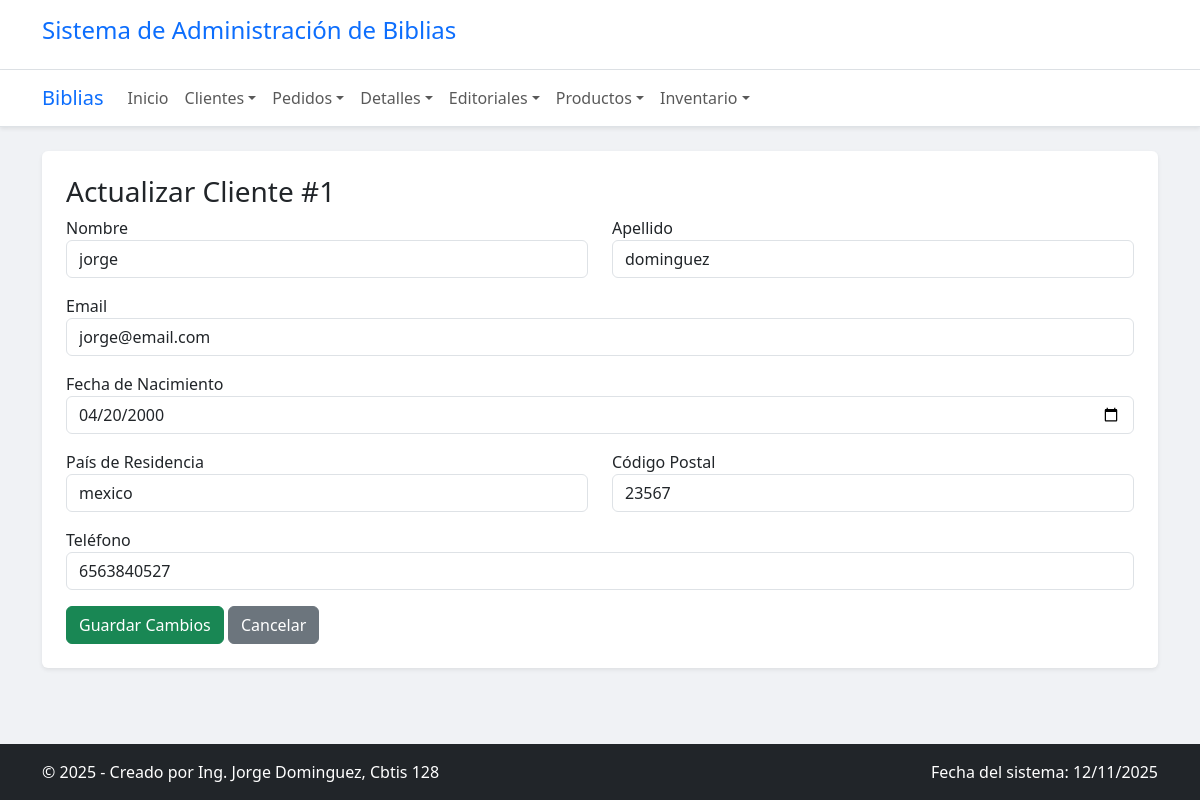
The page /clientes/actualizar/1/ on the database its author committed.
### app_Biblia/models.py (models this page shows, shortened)
class ClienteGlobal(models.Model):
    nombre = models.CharField(max_length=100)
    apellido = models.CharField(max_length=100)
    email = models.CharField(max_length=255, unique=True)
    fecha_nacimiento = models.DateField(null=True, blank=True)
    pais_residencia = models.CharField(max_length=100)
    codigo_postal = models.CharField(max_length=15, null=True, blank=True)
    telefono = models.CharField(max_length=20, null=True, blank=True)

### app_Biblia/views.py (the view)
# urls.py: path('clientes/actualizar/<int:id>/', views.actualizar_cliente, name='actualizar_cliente'),
def actualizar_cliente(request, id):
    cliente = get_object_or_404(ClienteGlobal, id=id)
    return render(request, 'cliente/actualizar_cliente.html', {'cliente': cliente})

### app_Biblia/templates/cliente/actualizar_cliente.html (shortened to what this page needs)
{% extends 'base.html' %}
{% block content %}
<h3>Actualizar Cliente #{{ cliente.id }}</h3>
<form method="POST" action="{% url 'realizar_actualizacion_cliente' cliente.id %}">
  <div class="row">
    <div class="col-md-6 mb-3">
      <label>Nombre</label>
      <input class="form-control" name="nombre" value="{{ cliente.nombre }}" required>
    </div>
    <div class="col-md-6 mb-3">
      <label>Apellido</label>
      <input class="form-control" name="apellido" value="{{ cliente.apellido }}" required>
    </div>
  </div>
  <div class="mb-3">
    <label>Email</label>
    <input class="form-control" name="email" type="email" value="{{ cliente.email }}" required>
  </div>
  <div class="mb-3">
    <label>Fecha de Nacimiento</label>
    <input class="form-control" name="fecha_nacimiento" type="date" value="{{ cliente.fecha_nacimiento|date:'Y-m-d' }}">
  </div>
  <div class="row">
    <div class="col-md-6 mb-3">
      <label>País de Residencia</label>
      <input class="form-control" name="pais_residencia" value="{{ cliente.pais_residencia }}" required>
    </div>
    <div class="col-md-6 mb-3">
      <label>Código Postal</label>
      <input class="form-control" name="codigo_postal" value="{{ cliente.codigo_postal|default_if_none:'' }}">
    </div>
  </div>
  <div class="mb-3">
    <label>Teléfono</label>
    <input class="form-control" name="telefono" value="{{ cliente.telefono|default_if_none:'' }}">
  </div>
  <button class="btn btn-success" type="submit">Guardar Cambios</button>
  <a class="btn btn-secondary" href="{% url 'ver_clientes' %}">Cancelar</a>
</form>
{% endblock %}

### app_Biblia/templates/base.html (style rules this page uses)
body { background-color: #f0f2f5; }
.btn-success { background-color: #198754; border-color: #198754; }

### rows shown on the page
ClienteGlobal: id "1", nombre "jorge", apellido "dominguez", email "jorge@email.com", fecha_nacimiento "04/20/2000", pais_residencia "mexico", codigo_postal "23567", telefono "6563840527"
